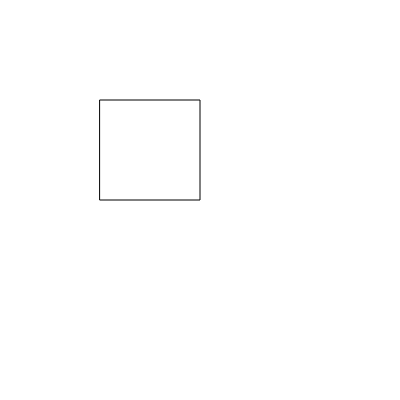
Frame 1 (no input)
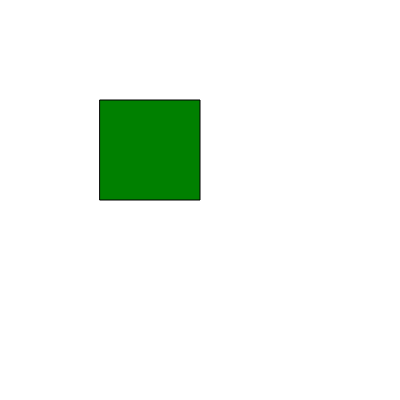
Frame 60 (no input)
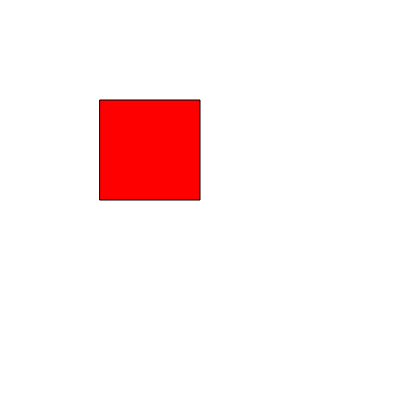
Frame 120 (the mouse pressed at the canvas centre since frame 60)

The p5.js sketch that drew these frames (run headless with seeded random() and noise() and a simulated clock; from frame 60 on, the mouse is pressed at the canvas centre):

// p5.js sketch
// ── sketch.js
function setup() {
  createCanvas(400, 400);
  background("white")
}

function draw() {
  background("white");
  rect(100, 100, 100, 100)
  
  if (mouseIsPressed) {
    fill("red");
  }   else {
    fill("green"); 
  }
 
}
